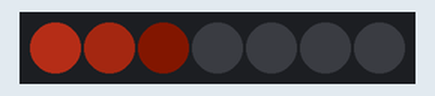
Bench run of a sketch on a simulated Arduino Uno, built with avr-gcc and run on an emulated ATmega328P. Shown: 7 RGB LEDs in strip order, left to right. Dim RGB values are drawn brighter than linear.

Above: at 0.05 s.
At 0.75 s:
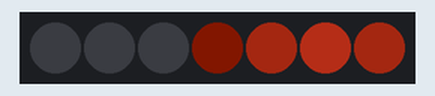
At 1.16 s:
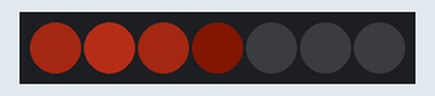
At 1.56 s:
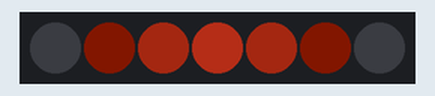
Timing chart, 0 to 40.0 s (numbered marks = the images above):
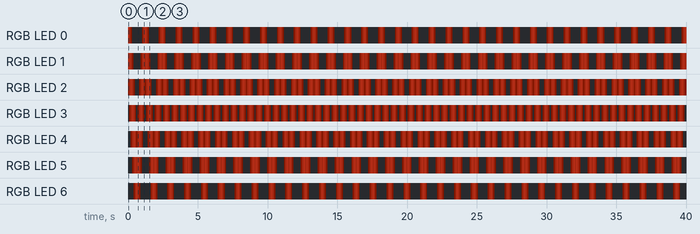

Measured:
- by itself, RGB LED 0: repeats every 1.2 s: RGB(38, 9, 4) 0.10 s, RGB(6, 1, 0) 0.10 s, off 0.71 s, RGB(6, 1, 0) 0.10 s, RGB(38, 9, 4) 0.10 s, RGB(64, 16, 8) 0.10 s
- by itself, RGB LED 6: repeats every 1.2 s: RGB(38, 9, 4) 0.10 s, RGB(64, 16, 8) 0.10 s, RGB(38, 9, 4) 0.10 s, RGB(6, 1, 0) 0.10 s, off 0.71 s, RGB(6, 1, 0) 0.10 s
- by itself, everything shown: repeats every 1.2 s, in 12 steps

The sketch:

neopixel_larson_scanner.ino
```cpp
#include <Adafruit_NeoPixel.h>

#define PIN 6
#define NUM_LED 7

Adafruit_NeoPixel strip = Adafruit_NeoPixel(NUM_LED, PIN, NEO_GRB + NEO_KHZ800);
const uint32_t OFF = strip.Color(0, 0, 0);
int r = 64;
int g = 16;
int b = 8;
int wait = 100;


void setup() {
  strip.begin();
  //strip.setBrightness(64);
  SetAllPixelsToOff();
  strip.show(); // Initialize all pixels to 'off'

}

int pos = 0, dir = 1; // Position, direction of "eye"

void loop() {
  int j;

  // Draw 5 pixels centered on pos.  setPixelColor() will clip any
  // pixels off the ends of the strip, we don't need to watch for that.
//  strip.setPixelColor(pos - 2, 0x100000); // Dark red
//  strip.setPixelColor(pos - 1, 0x800000); // Medium red
//  strip.setPixelColor(pos    , 0xFF3000); // Center pixel is brightest
//  strip.setPixelColor(pos + 1, 0x800000); // Medium red
//  strip.setPixelColor(pos + 2, 0x100000); // Dark red

  strip.setPixelColor(pos - 2, r*0.1,g*0.1,b*0.1); // Dark
  strip.setPixelColor(pos - 1, r*0.6,g*0.6,b*0.6); // Medium
  strip.setPixelColor(pos    , r,g,b); // Center pixel is brightest
  strip.setPixelColor(pos + 1, r*0.6,g*0.6,b*0.6); // Medium
  strip.setPixelColor(pos + 2, r*0.1,g*0.1,b*0.1); // Dark

  strip.show();
  delay(wait);

  // Rather than being sneaky and erasing just the tail pixel,
  // it's easier to erase it all and draw a new one next time.
  for(j=-2; j<= 2; j++) strip.setPixelColor(pos+j, 0);

  // Bounce off ends of strip
  pos += dir;
  if(pos < 0) {
    pos = 1;
    dir = -dir;
  } else if(pos >= strip.numPixels()) {
    pos = strip.numPixels() - 2;
    dir = -dir;
  }
}

void SetAllPixelsToOff()
{
  for (uint8_t i = 0; i < NUM_LED; i++)
  {
    strip.setPixelColor(i, OFF);
  }
  strip.show();
}
```
